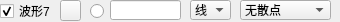
                   <widget class="QWidget" name="widget_7" native="true">
                    <property name="minimumSize">
                     <size>
                      <width>0</width>
                      <height>22</height>
                     </size>
                    </property>
                    <property name="maximumSize">
                     <size>
                      <width>16777215</width>
                      <height>22</height>
                     </size>
                    </property>
                    <widget class="QLineEdit" name="txtValueCurve7">
                     <property name="geometry">
                      <rect>
                       <x>110</x>
                       <y>0</y>
                       <width>71</width>
                       <height>20</height>
                      </rect>
                     </property>
                     <property name="text">
                      <string/>
                     </property>
                    </widget>
                    <widget class="QRadioButton" name="rdoBoldCurve7">
                     <property name="geometry">
                      <rect>
                       <x>90</x>
                       <y>3</y>
                       <width>16</width>
                       <height>16</height>
                      </rect>
                     </property>
                     <property name="text">
                      <string/>
                     </property>
                     <property name="checked">
                      <bool>false</bool>
                     </property>
                    </widget>
                    <widget class="QCheckBox" name="chkVisibleCurve7">
                     <property name="geometry">
                      <rect>
                       <x>0</x>
                       <y>3</y>
                       <width>53</width>
                       <height>16</height>
                      </rect>
                     </property>
                     <property name="text">
                      <string>波形7</string>
                     </property>
                     <property name="checked">
                      <bool>true</bool>
                     </property>
                    </widget>
                    <widget class="QPushButton" name="btnColourCurve7">
                     <property name="geometry">
                      <rect>
                       <x>60</x>
                       <y>0</y>
                       <width>21</width>
                       <height>21</height>
                      </rect>
                     </property>
                     <property name="text">
                      <string/>
                     </property>
                    </widget>
                    <widget class="QComboBox" name="cmbLineStyle7">
                     <property name="geometry">
                      <rect>
                       <x>190</x>
                       <y>0</y>
                       <width>41</width>
                       <height>20</height>
                      </rect>
                     </property>
                     <property name="currentIndex">
                      <number>1</number>
                     </property>
                     <item>
                      <property name="text">
                       <string>点</string>
                      </property>
                     </item>
                     <item>
                      <property name="text">
                       <string>线</string>
                      </property>
                     </item>
                     <item>
                      <property name="text">
                       <string>左</string>
                      </property>
                     </item>
                     <item>
                      <property name="text">
                       <string>右</string>
                      </property>
                     </item>
                     <item>
                      <property name="text">
                       <string>中</string>
                      </property>
                     </item>
                     <item>
                      <property name="text">
                       <string>积</string>
                      </property>
                     </item>
                    </widget>
                    <widget class="QComboBox" name="cmbScatterStyle7">
                     <property name="geometry">
                      <rect>
                       <x>240</x>
                       <y>0</y>
                       <width>91</width>
                       <height>20</height>
                      </rect>
                     </property>
                     <property name="focusPolicy">
                      <enum>Qt::WheelFocus</enum>
                     </property>
                     <property name="maxVisibleItems">
                      <number>20</number>
                     </property>
                     <item>
                      <property name="text">
                       <string>无散点</string>
                      </property>
                      <property name="icon">
                       <iconset resource="res.qrc">
                        <normaloff>:/pic/ssNone.png</normaloff>:/pic/ssNone.png</iconset>
                      </property>
                     </item>
                     <item>
                      <property name="text">
                       <string>x形</string>
                      </property>
                      <property name="icon">
                       <iconset resource="res.qrc">
                        <normaloff>:/pic/ssCross.png</normaloff>:/pic/ssCross.png</iconset>
                      </property>
                     </item>
                     <item>
                      <property name="text">
                       <string>+形</string>
                      </property>
                      <property name="icon">
                       <iconset resource="res.qrc">
                        <normaloff>:/pic/ssPlus.png</normaloff>:/pic/ssPlus.png</iconset>
                      </property>
                     </item>
                     <item>
                      <property name="text">
                       <string>空心圆</string>
                      </property>
                      <property name="icon">
                       <iconset resource="res.qrc">
                        <normaloff>:/pic/ssCircle.png</normaloff>:/pic/ssCircle.png</iconset>
                      </property>
                     </item>
                     <item>
                      <property name="text">
                       <string>实心圆</string>
                      </property>
                      <property name="icon">
                       <iconset resource="res.qrc">
                        <normaloff>:/pic/ssDisc.png</normaloff>:/pic/ssDisc.png</iconset>
                      </property>
                     </item>
                     <item>
                      <property name="text">
                       <string>矩形</string>
                      </property>
                      <property name="icon">
                       <iconset resource="res.qrc">
                        <normaloff>:/pic/ssSquare.png</normaloff>:/pic/ssSquare.png</iconset>
                      </property>
                     </item>
                     <item>
                      <property name="text">
                       <string>菱形</string>
                      </property>
                      <property name="icon">
                       <iconset resource="res.qrc">
                        <normaloff>:/pic/ssDiamond.png</normaloff>:/pic/ssDiamond.png</iconset>
                      </property>
                     </item>
                     <item>
                      <property name="text">
                       <string>星形</string>
                      </property>
                      <property name="icon">
                       <iconset resource="res.qrc">
                        <normaloff>:/pic/ssStar.png</normaloff>:/pic/ssStar.png</iconset>
                      </property>
                     </item>
                     <item>
                      <property name="text">
                       <string>正三角</string>
                      </property>
                      <property name="icon">
                       <iconset resource="res.qrc">
                        <normaloff>:/pic/ssTriangle.png</normaloff>:/pic/ssTriangle.png</iconset>
                      </property>
                     </item>
                     <item>
                      <property name="text">
                       <string>倒三角</string>
                      </property>
                      <property name="icon">
                       <iconset resource="res.qrc">
                        <normaloff>:/pic/ssTriangleInverted.png</normaloff>:/pic/ssTriangleInverted.png</iconset>
                      </property>
                     </item>
                     <item>
                      <property name="text">
                       <string>x框</string>
                      </property>
                      <property name="icon">
                       <iconset resource="res.qrc">
                        <normaloff>:/pic/ssCrossSquare.png</normaloff>:/pic/ssCrossSquare.png</iconset>
                      </property>
                     </item>
                     <item>
                      <property name="text">
                       <string>+框</string>
                      </property>
                      <property name="icon">
                       <iconset resource="res.qrc">
                        <normaloff>:/pic/ssPlusSquare.png</normaloff>:/pic/ssPlusSquare.png</iconset>
                      </property>
                     </item>
                     <item>
                      <property name="text">
                       <string>x圆</string>
                      </property>
                      <property name="icon">
                       <iconset resource="res.qrc">
                        <normaloff>:/pic/ssCrossCircle.png</normaloff>:/pic/ssCrossCircle.png</iconset>
                      </property>
                     </item>
                     <item>
                      <property name="text">
                       <string>+圆</string>
                      </property>
                      <property name="icon">
                       <iconset resource="res.qrc">
                        <normaloff>:/pic/ssPlusCircle.png</normaloff>:/pic/ssPlusCircle.png</iconset>
                      </property>
                     </item>
                     <item>
                      <property name="text">
                       <string>和平</string>
                      </property>
                      <property name="icon">
                       <iconset resource="res.qrc">
                        <normaloff>:/pic/ssPeace.png</normaloff>:/pic/ssPeace.png</iconset>
                      </property>
                     </item>
                    </widget>
                   </widget>
